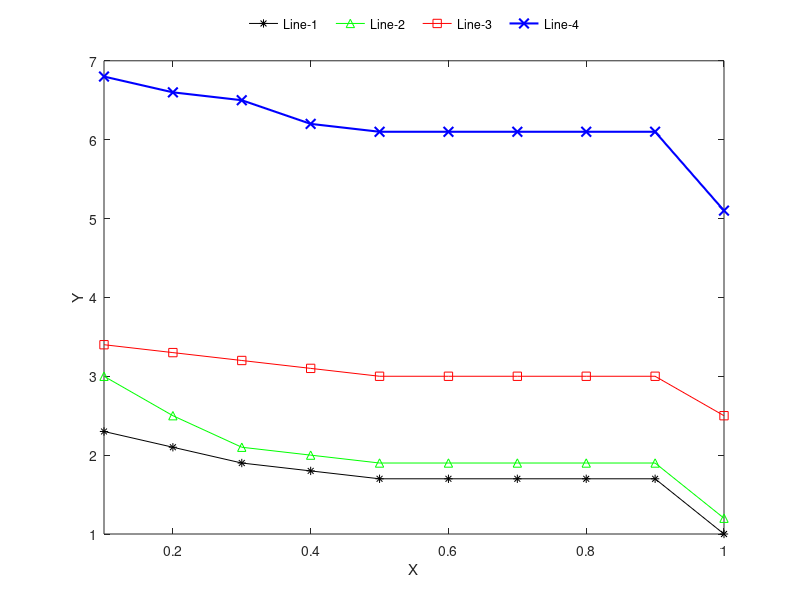

This chart was generated by the following MATLAB code: (Note: this script raises an error after producing the figure.)
clear; 
clc; 
close all;
%% 纵轴截断后图像
% 数据
data=[2.3   2.1 1.9 1.8 1.7 1.7 1.7 1.7 1.7 1
3   2.5 2.1 2   1.9 1.9 1.9 1.9 1.9 1.2
3.4 3.3 3.2 3.1 3   3   3   3   3   2.5
10.8    10.6    10.5    10.2    10.1    10.1    10.1    10.1    10.1    9.1
];
%% 参数设置
x_min=0.1; %横坐标刻度最小值
x_interval=0.1; %横坐标刻度间隔距离
x_max=1; %横坐标刻度最大值
y_interval=1;  %纵坐标两个刻度间隔距离
y_max=11; %纵轴刻度最大值
y_break_start=4; % 截断的开始值
y_break_end=9; % 截断的结束值
 
X=x_min:x_interval:x_max;
adjust_value=0.4*y_interval; %微调截断处y坐标
uptate_num=y_break_end-y_break_start-y_interval; %最高处曲线向下平移大小
 
% 超过截断结束位置的那些曲线统统向下平移uptate_num个长度
for i=1:length(data(:, 1))
    if data(i, :)>y_break_end
        data(i, :)=data(i, :)-uptate_num;
    end
end
 
%% 绘图
% 根据曲线的个数进行修改，这里曲线是4条
h=plot(X, data(1, :), 'k*-', X, data(2, :), 'g^-', X, data(3, :), 'r-s', X, data(4, :), 'b-x', 'MarkerFaceColor','y', 'MarkerSize',7,'linewidth',1.5);
 
set(gcf,'color','w') %后面背景变白
xlim([x_min x_max]); %横坐标范围
xlabel('X');
ylabel('Y');
hl = legend('Line-1', 'Line-2', 'Line-3', 'Line-4', 'Location', 'east');  %图例
set(hl,'Box','off','location','NorthOutside','NumColumns',4);
 
% 纵坐标截断设置
ylimit=get(gca,'ylim');
location_Y=(y_break_start+adjust_value-ylimit(1))/diff(ylimit);
t1=text(0, location_Y,'//','sc','BackgroundColor','w','margin',eps, 'fontsize',13);
set(t1,'rotation',90);
t2=text(1, location_Y,'//','sc','BackgroundColor','w','margin',eps, 'fontsize',13);
set(t2,'rotation',90);
 
% 重新定义纵坐标刻度
ytick=0:y_interval:y_max;
set(gca,'ytick',ytick);
ytick(ytick>y_break_start+eps)=ytick(ytick>y_break_start+eps)+uptate_num;
for i=1:length(ytick)
   yticklabel{i}=sprintf('%d',ytick(i));
end
set(gca,'yTickLabel', yticklabel, 'FontSize', 12, 'FontName', 'Times New Roman'); %修改坐标名称、字体
text( 'string',"(a) ", 'Units','normalized','position',[0.05,0.95],  'FontSize',14,'FontWeight','Bold','FontName','Times New Roman');   
set(gca,'Layer','top','FontSize',12,'Fontname', 'Times New Roman');
saveas(gcf,sprintf('Break_Y_Axis.jpg'),'bmp'); %保存图片